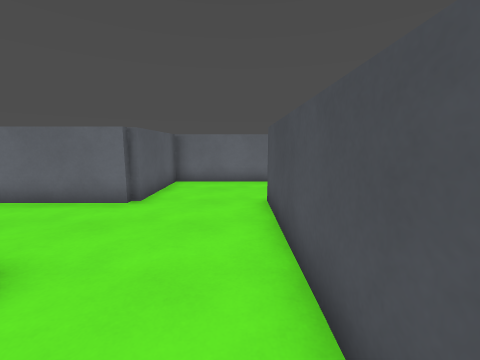
View 1 (above)

24 first-person views from a walk through a Godot game level. The camera is 1.5 m above the floor, tilts 8° down and sees 90° across. The floor is counted in squares, 1 m on a side. Each view is taken from the middle of a square. On the plan, view 1 faces up. The plan holds only what a view shows up to about 13 squares ahead; the rest is blank. Surface patterns are stand-ins for the level's own textures.

View 2
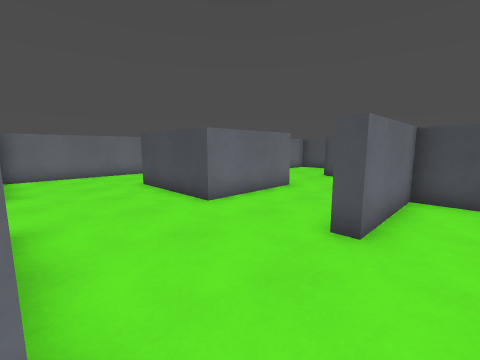

View 3
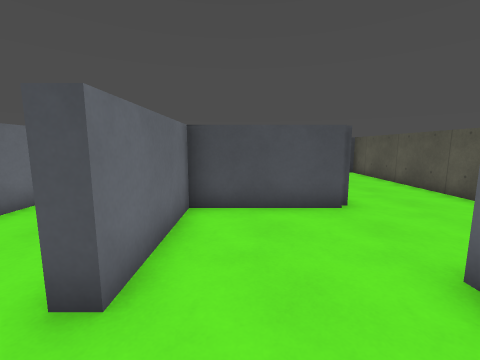

View 4
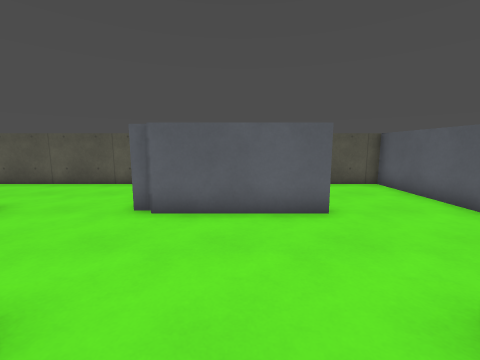

View 5
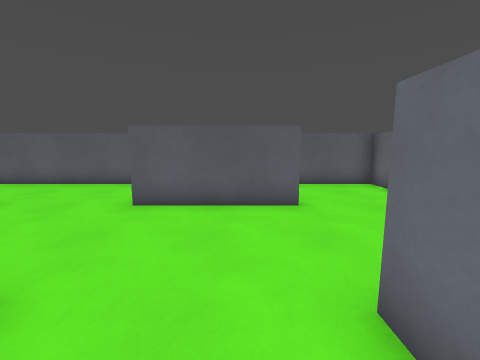

View 6
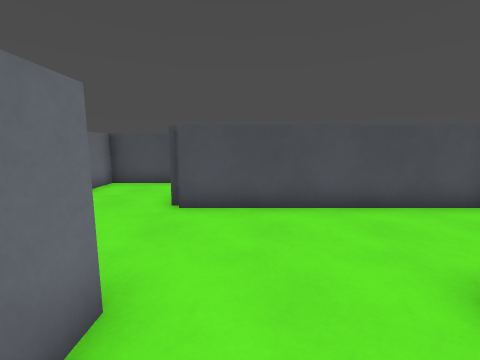

View 7
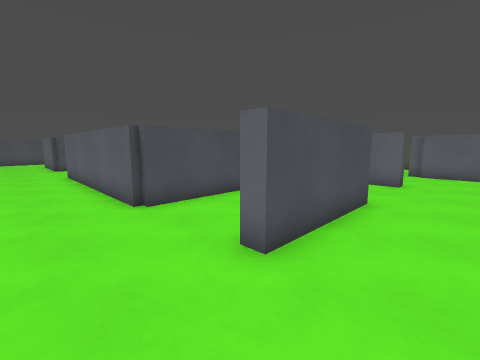

View 8
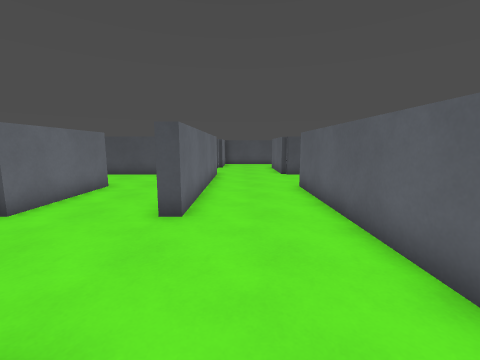

View 9
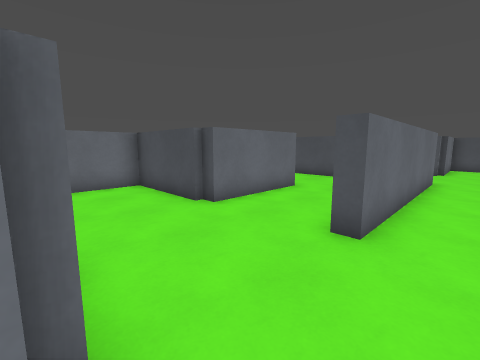

View 10
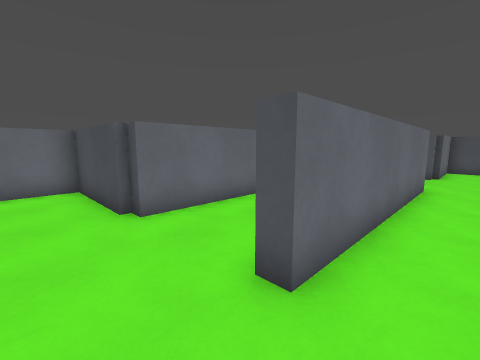

View 11
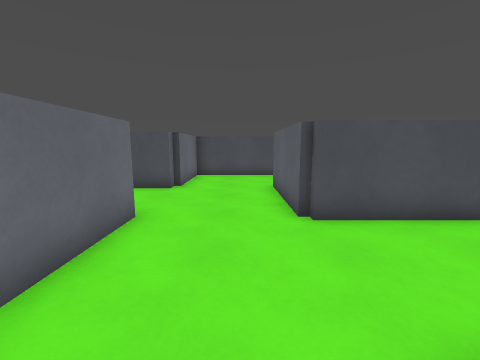

View 12
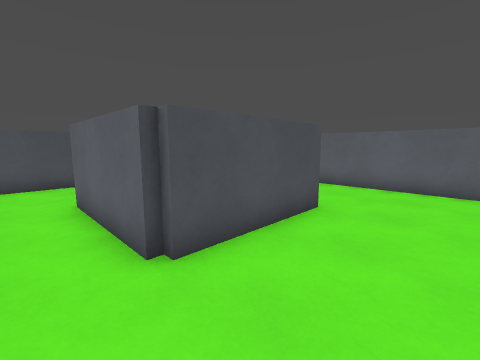

View 13
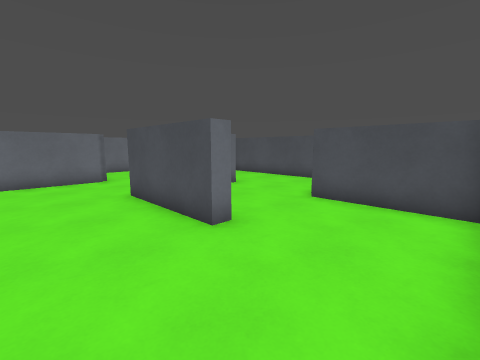

View 14
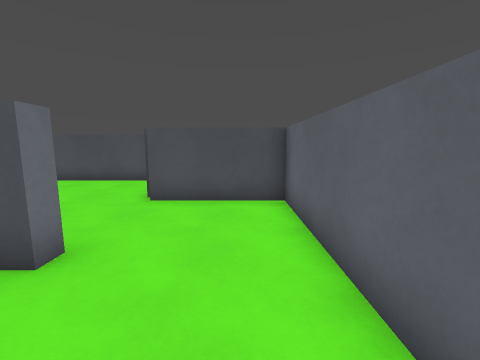

View 15
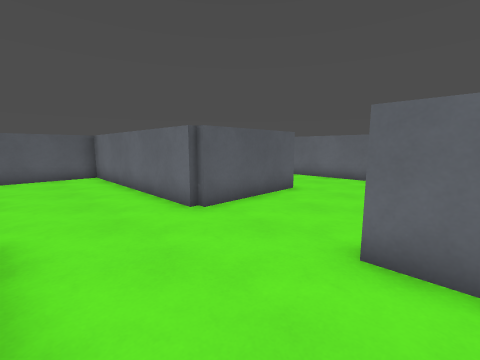

View 16
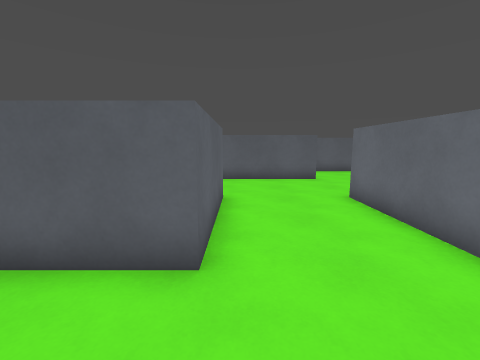

View 17
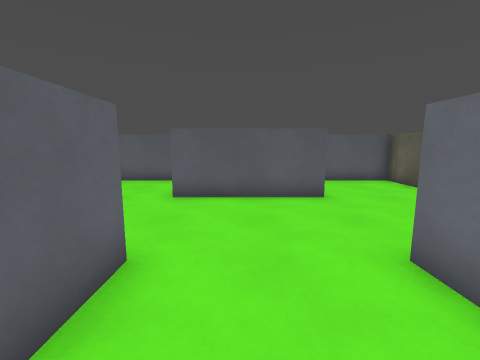

View 18
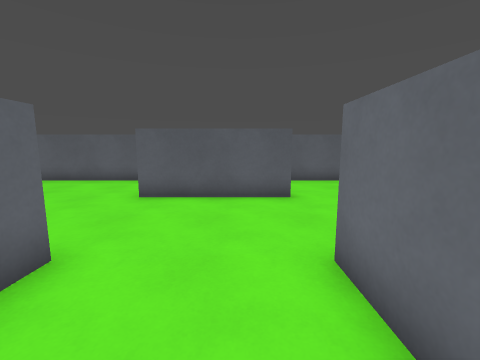

View 19
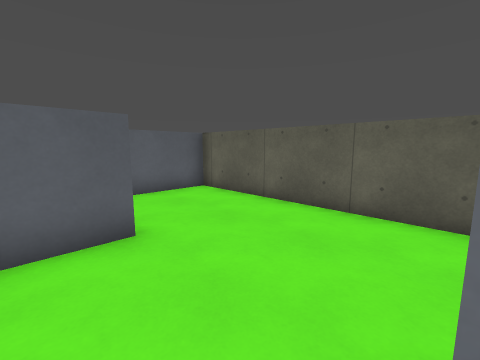

View 20
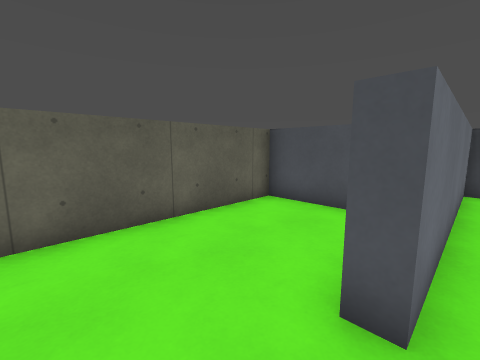

View 21
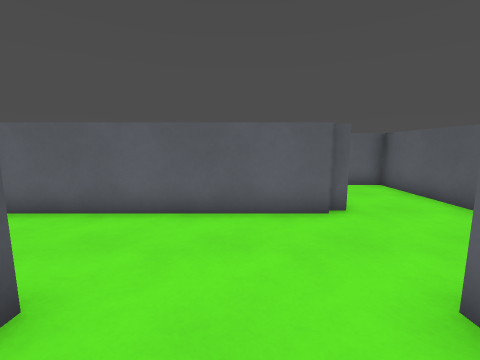

View 22
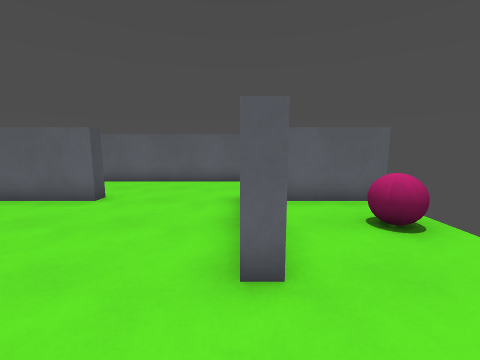

View 23
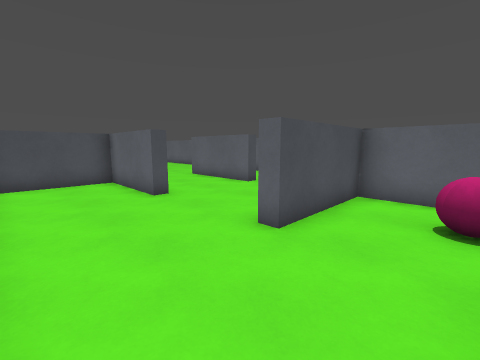

View 24
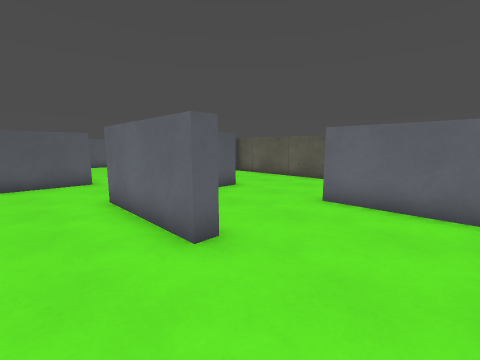

### Floor plan
Points are (right, up) in squares from view 1. A wall is a line through its corners. A room is listed if a view was taken in it or the views show most of it. See-through windows are left out.
Room 1 (views 1, 2, 3, 4, 5, 6, 7, 8, 9, 10, 11, 12, 13, 14, 15, 16, 17, 18, 19, 20, 21, 22, 23, 24)
walls: (1.3, 10.2) (-2.7, 10.2) (-2.7, 6.2) (-7, 6.2) (-7, 10.5) (-6.5, 10.5); (4.7, 7.8) (4.7, 10.2) (3.4, 10.2); (-2.9, 14.2) (-11, 14.2) (-11, 10.9); (-3.3, 7.2) (-3.3, 10.7) (5, 10.7); (0.8, 18.4) (0.8, 22.3) (-7, 22.3) (-7, 22.7) (-3.3, 22.7) (-3.3, 26.5) (-14.5, 26.5) (-14.5, 23.2); (5, 18.6) (5, 18) (1, 18) (1, 18.5); (9.1, 14.2) (1, 14.2) (1, 14.8); (9.4, 6.5) (8.7, 6.5) (8.7, 10.7) (13, 10.7); (5.9, 2.7) (12.5, 2.7) (12.5, 6.5); (8.7, 17.4) (8.7, 20.1); (-7, 17.9) (-7, 18.5) (-2.7, 18.5) (-2.7, 14.5); (1.3, 22.5) (1.3, 21.6); (0.8, -0.9) (0.8, 6.5); (13, 14.5) (12.5, 14.5) (12.5, 15.9); (-11.1, 14.8) (-3.8, 14.8); (-11, 6.6) (-11, 2.2); (-11.6, 14.5) (-11, 14.5); (-3.3, -1.6) (-3.3, 2.2) (-7, 2.2) (-7, 2.7) (-5.9, 2.7); (8.1, 22.3) (5, 22.3); (-13.4, 10.2) (-14.5, 10.2) (-14.5, 7.4); (-7, -1.5) (-6.5, -1.5); (3, 26.5) (-0.1, 26.5); (16.5, 8) (16.5, 14.2) (13, 14.2); (-14.5, 17.1) (-14.5, 10.7) (-13.1, 10.7); (-11.1, -1.3) (-7, -1.3); (-4.7, -5.5) (4.1, -5.5); (-15.1, 18.5) (-11.5, 18.5) (-11.5, 22.5) (-11, 22.5) (-11, 18); (-14.5, 0.8) (-14.5, -5.5) (-12.6, -5.5)
objects: ball (-14, 20) to (-14, 21)

Where each view was taken, in squares from view 1:
view 1: 0 up, 0 right, facing up
view 2: 1 up, 11 left, facing up-right
view 3: 1 up, 9 left, facing right
view 4: 4 up, 9 left, facing down
view 5: 5 up, 5 left, facing left
view 6: 5 up, 5 left, facing right
view 7: 13 up, 9 left, facing down-right
view 8: 13 up, 4 left, facing right
view 9: 13 up, 3 left, facing up-right
view 10: 13 up, 1 left, facing up-right
view 11: 12 up, 4 right, facing right
view 12: 12 up, 6 right, facing down-right
view 13: 3 up, 6 right, facing up-right
view 14: 4 up, 6 right, facing right
view 15: 11 up, 2 right, facing up-left
view 16: 19 up, 0 right, facing left
view 17: 20 up, 4 left, facing left
view 18: 21 up, 4 left, facing left
view 19: 21 up, 7 left, facing up-left
view 20: 22 up, 9 left, facing up-right
view 21: 20 up, 9 left, facing down
view 22: 25 up, 11 left, facing down
view 23: 26 up, 14 left, facing down-right
view 24: 16 up, 8 right, facing up-left
